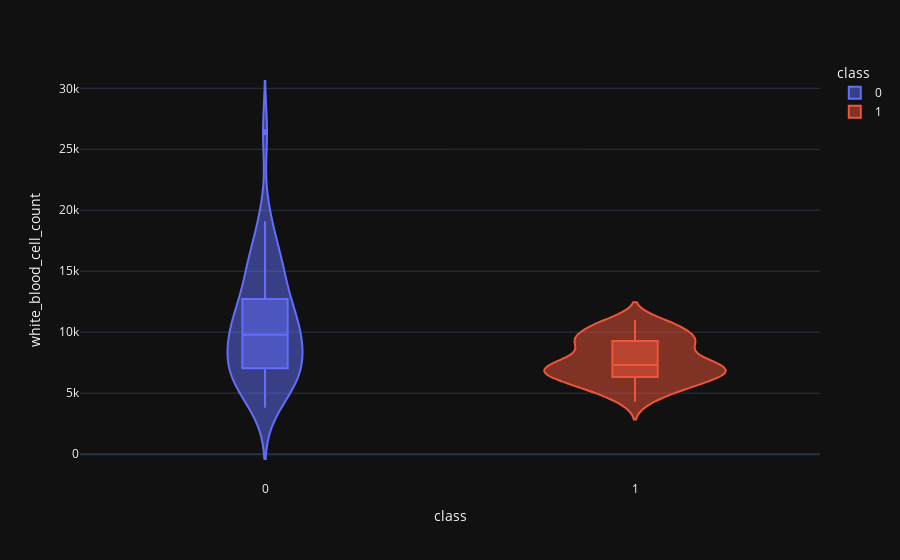

Source (notebook cell):
### Code cell
violin('white_blood_cell_count')

### Figure 1 — Plotly figure (JSON) as saved in the notebook; plotly's stock layout.template omitted (floating-point values rounded to 4 significant figures)
{"data": [{"alignmentgroup": "True", "box": {"visible": true}, "hovertemplate": "class=%{x}<br>white_blood_cell_count=%{y}<extra></extra>", "legendgroup": "0", "marker": {"color": "#636efa"}, "name": "0", "offsetgroup": "0", "orientation": "v", "scalegroup": "True", "showlegend": true, "type": "violin", "x": [0, 0, 0, 0, 0, 0, 0, 0, 0, 0, 0, 0, 0, 0, 0, 0, 0, 0, 0, 0, 0, 0, 0, 0, 0, 0, 0, 0, 0, 0, 0, 0, 0, 0, 0, 0, 0, 0, 0, 0, 0, 0, 0], "x0": " ", "xaxis": "x", "y": [6700, 12100, 4500, 11000, 9200, 6900, 9600, 18900, 7200, 14600, 6400, 6200, 3800, 9800, 12500, 5600, 7000, 15200, 5000, 16300, 8400, 10500, 15200, 14600, 7900, 10900, 12800, 12400, 19100, 7500, 16700, 9600, 26400, 9800, 8800, 7400, 12000, 7500, 15700, 11500, 5000, 10200, 5400], "y0": " ", "yaxis": "y"}, {"alignmentgroup": "True", "box": {"visible": true}, "hovertemplate": "class=%{x}<br>white_blood_cell_count=%{y}<extra></extra>", "legendgroup": "1", "marker": {"color": "#EF553B"}, "name": "1", "offsetgroup": "1", "orientation": "v", "scalegroup": "True", "showlegend": true, "type": "violin", "x": [1, 1, 1, 1, 1, 1, 1, 1, 1, 1, 1, 1, 1, 1, 1, 1, 1, 1, 1, 1, 1, 1, 1, 1, 1, 1, 1, 1, 1, 1, 1, 1, 1, 1, 1, 1, 1, 1, 1, 1, 1, 1, 1, 1, 1, 1, 1, 1, 1, 1, 1, 1, 1, 1, 1, 1, 1, 1, 1, 1, 1, 1, 1, 1, 1, 1, 1, 1, 1, 1, 1, 1, 1, 1, 1, 1, 1, 1, 1, 1, 1, 1, 1, 1, 1, 1, 1, 1, 1, 1, 1, 1, 1, 1, 1, 1, 1, 1, 1, 1, 1, 1, 1, 1, 1, 1, 1, 1, 1, 1, 1, 1, 1, 1, 1], "x0": " ", "xaxis": "x", "y": [10400, 9800, 9100, 6200, 8300, 9200, 10700, 9100, 8400, 4300, 9400, 5600, 7200, 8600, 5000, 10500, 6800, 9500, 6900, 7200, 9000, 5600, 4700, 6300, 9400, 5800, 9100, 5500, 6700, 5300, 9800, 7100, 7000, 10200, 6300, 8600, 11000, 7200, 6200, 9100, 4300, 7900, 6900, 11000, 7500, 8200, 9400, 8100, 7000, 10400, 9600, 7800, 6700, 8300, 10700, 7800, 6700, 4300, 10700, 7500, 4700, 7000, 6700, 7300, 7700, 5500, 8100, 7900, 7200, 7300, 9900, 7000, 5800, 6800, 6300, 7400, 11000, 5200, 6000, 5800, 5400, 10300, 9300, 10500, 6700, 9400, 10300, 9300, 6500, 10500, 9200, 8000, 9700, 9100, 6400, 5400, 6500, 6000, 5100, 11000, 8000, 5700, 6200, 9500, 7200, 6300, 5800, 6600, 7400, 9500, 6700, 7800, 6600, 7200, 6800], "y0": " ", "yaxis": "y"}], "layout": {"legend": {"title": {"text": "class"}, "tracegroupgap": 0}, "margin": {"t": 60}, "violinmode": "overlay", "xaxis": {"anchor": "y", "categoryarray": [0, 1], "categoryorder": "array", "domain": [0, 1], "title": {"text": "class"}}, "yaxis": {"anchor": "x", "domain": [0, 1], "title": {"text": "white_blood_cell_count"}}}}
